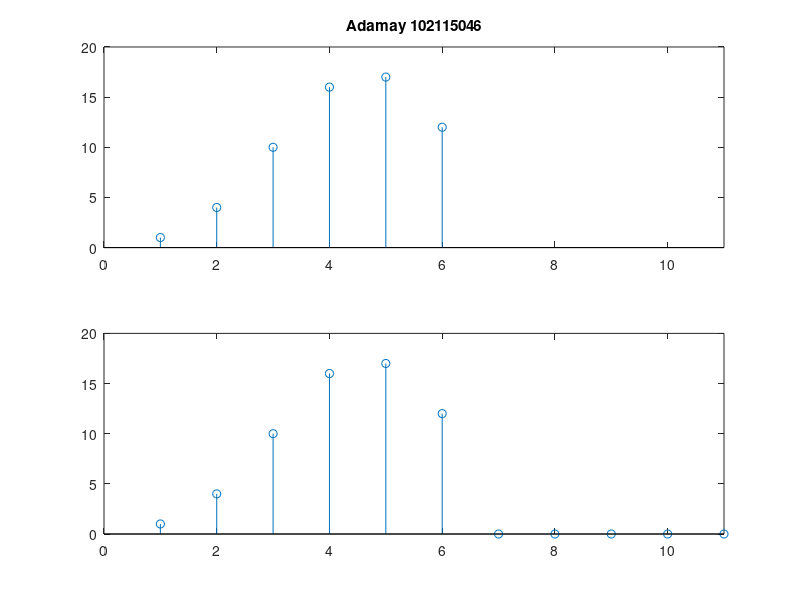

This chart was generated by the following MATLAB code:
clc
clear all;
xz = [1 2 3 4];
hz = [1 2 3];
xz1 = [1 2 3 4];
hz1 = [1 2 3];


N=length(xz);
M=length(hz);
k=N+M-1;

xz=[xz zeros(1,(k-N))];
hz=[hz zeros(1,(k-M))];

hz=hz';
xz=xz';
A=[xz zeros(k,k-1)];

for i = 1:N+M-2
    
    y=A(:,i);
    A(:,i+1)= circshift(y,1);
    
end
A;
hz;
ans=(A*hz)'

figure
subplot(2,1,1)
stem(A*hz)
xlim([0 11])
title('Adamay 102115046')
subplot(2,1,2)
stem(conv(xz,hz))
xlim([0 11])